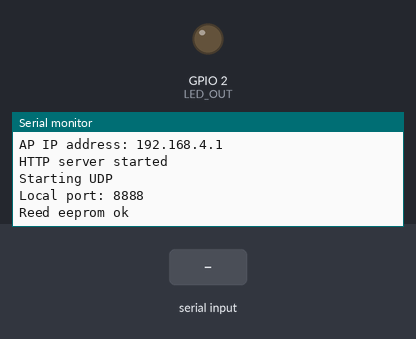
Simulated run of this program. Board: ESP32. Shown: output pins drawn as LEDs (lit = HIGH), the last lines printed to the serial monitor. Inputs (shaded band) come from the test bench. EEPROM starts erased.

Above: at 1.3 s.
1.4 s: "led,1\n" received over Serial
At 2.6 s:
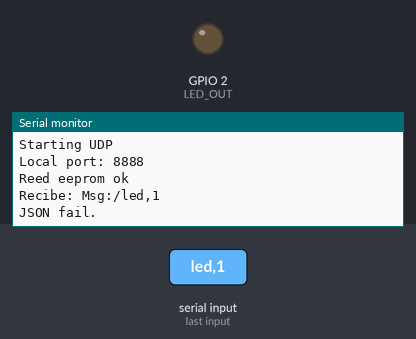
2.9 s: "Msg:/" received over Serial
At 4.0 s:
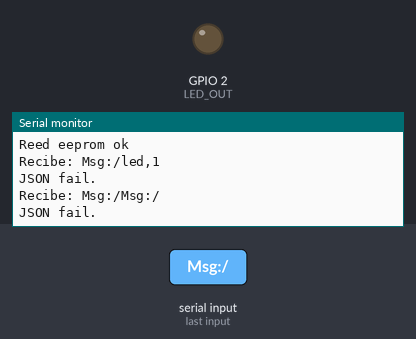
4.4 s: "/update" received over Serial
At 5.1 s:
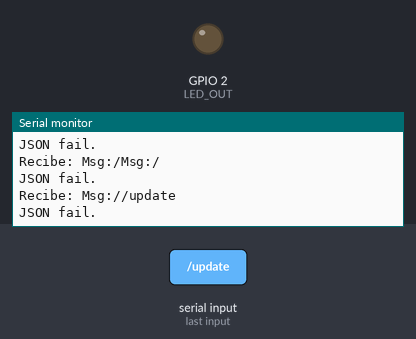

Measured:
- after the input at 1.4 s, the serial monitor: prints a new line at once (image 1)
- after the input at 2.9 s, the serial monitor: prints a new line at once (image 2)
- after the input at 4.4 s, the serial monitor: prints a new line at once (image 3)

The program:

main.cpp
```cpp
#include <Arduino.h>
#include <ArduinoJson.h>
#include <Splitter.h>

#include "variables.h"
#include "utilidad.h"
#include "Coneccion_data.h"
#include "Cliente_data.h"
#include "Eeprom_data.h"

bool comandos_rx();

void setup() {

pinMode(LED_OUT, OUTPUT);

  Serial.begin(DEBUGER);
  SerialAT.begin(RASP_BAUD_RATE, SERIAL_8N1, RASP_RX, RASP_TX);

  SerialAT.setTimeout(30); // TIME OUT
  Serial.setTimeout(30);   // TIME OUT

  Serial.print("Timeout AT: ");
  Serial.println(SerialAT.getTimeout()); // print the new value
  Serial.print("Timeout DEBUGER: ");
  Serial.println(Serial.getTimeout()); // print the new value

  Wifi_udp();
  begin_Eeprom();

}

void loop() {

  comandos_rx();
  cliente_udp();

}

bool comandos_rx()
{

  bool check;

  DynamicJsonDocument data_doc(2046);

  String comandos = "";

  if (Serial.available())
  {

    while (Serial.available())
    {

      String chat = Serial.readString();
      //String command = Serial.readStringUntil('\n');
      //Serial.println(chat);

      //if (chat != null)
      comandos = "Msg:/" + chat;
    }

    //Serial.println(comandos);

    if (comandos.indexOf("Msg:/") >= 0)
    {

      int pos1 = comandos.indexOf('{');
      int pos2 = comandos.indexOf('}');
      String JSON = comandos.substring(pos1, pos2 + 1);

      Serial.print("Recibe: ");
      Serial.println(JSON);

      //varibales contenedoras
      DeserializationError error = deserializeJson(data_doc, JSON);
      if (error)
      {

        Serial.println("JSON fail.");
        Serial.flush();
        check = false;
      }

      else
      {

        //serializeJsonPretty(data_doc, Serial);
        //serializeJson(data_doc, Serial);
        //Serial.println();

        int led = data_doc["Led"];

        if (led == 1){
          led_status = 1; digitalWrite(LED_OUT,1);
          valor++;

          Serial.printf("valor=%i&\n", valor);

        }
        else  { led_status = 0; digitalWrite(LED_OUT,0); }

        check = true;

      }

      //----------------------
      Serial.flush();
    }
  }

  return check;
}
```

Cliente_data.h
```cpp
long tiempo_boton;
String header;
int pos1 = 0, pos2 = 0;

void power_app(String header);

void cliente_udp(void)
{

   int cb = udp.parsePacket();
   if (!cb)
   {
   }
   else
   {

      int len = udp.read(packetBuffer, NTP_PACKET_SIZE);
      String header = (packetBuffer);
      String update = String(packetBuffer);

      //if (millis() > tiempo_boton + TIME_BOTON){

      if (!header.indexOf("/update") >= 0)
      {

         //Serial.println(packetBuffer);
         if (len > 0)
            packetBuffer[len] = 0;
         //Serial.println("IP/Puerto/Tamaño/Mensaje: ");
         //Serial.print(udp.remoteIP());
         //Serial.print("/");
         //Serial.print(udp.remotePort());
         //Serial.print("/");
         //Serial.print(cb);
         //Serial.print("/");
         //Serial.println(packetBuffer);
      }
      ///////////////////////////////////////////////////////////////////
     if (header.indexOf("update=") >= 0){
      pos1 = header.indexOf('=');
      pos2 = header.indexOf('&');
      String PX = header.substring(pos1+1, pos2);
      int posx = PX.toInt();

      int pos3 = header.indexOf('#');
      int pos4 = header.indexOf('$');
      String PY = header.substring(pos3+1, pos4);
      int posy = PY.toInt();

      Serial.printf("posx=%i&#%i$\n", posx, posy);
     }


      if (header.indexOf("led") >= 0)
      {

         if (led_status == 0)
         {

            led_status = 1;

            valor++;
            digitalWrite(LED_OUT,1);
            Serial.printf("valor=%i&\n", valor);
         }
         else
         {
            digitalWrite(LED_OUT,0);
            led_status = 0;
         }
      }
      power_app(header);

      ///////////////////////////////////////////////////////////////////

      // tiempo_boton = millis();
      //}
      //--------------------------------------------------------------------

      udp.beginPacket(udp.remoteIP(), udp.remotePort());

      udp.printf("%i;%i", power, led_status); //datos de power, pwm dia y pwm noche

      udp.endPacket();
   }

   memset(packetBuffer, 0, NTP_PACKET_SIZE); //clear the buffer to receive the next command
}

void power_app(String header)
{

   if (header.indexOf("/powerOff") >= 0)
   {

      power = 0;
   }

   if (header.indexOf("/powerOn") >= 0)
   {

      power = 1;
   }
}
```

Coneccion_data.h
```cpp
#include <WiFi.h>
#include <WiFiUdp.h>
#include <WiFiClient.h>

const byte led = 2;
long udp_test;

unsigned int localPort = 8888;  //Port from which we receive UDP packets
IPAddress myIP;

const int NTP_PACKET_SIZE = 48; // Buffer size for received packets
char packetBuffer[ NTP_PACKET_SIZE]; //Packet storage buffer

WiFiUDP udp;

void Wifi_udp (void){

  // We start operations with WIFI
  Serial.print("Configuring access point...");
  Serial.println(ssid);

  WiFi.mode(WIFI_OFF); //turn off WIFI
  WiFi.mode(WIFI_AP);  //Put WIFI In Access Point Mode
  WiFi.softAP(ssid, password,11,0); //Run the access point with the given ssid and password on channel 11 (do not interfere with others)

  myIP = WiFi.softAPIP();
  Serial.print("AP IP address: ");
  Serial.println(myIP);
  Serial.println("HTTP server started");
  Serial.println("Starting UDP");
  udp.begin(localPort); // initialize UDP
  Serial.print("Local port: ");
  Serial.println(localPort);
  udp_test = millis();

}
```

Eeprom_data.h
```cpp
#include "EEPROM.h"

void Write_EEPROM(void);
void Read_EEPROM(void);
void Clear_EEPROM(void);

void begin_Eeprom()
{

  EEPROM.begin(1023);

  //Clear_EEPROM();

  Read_EEPROM();
}

void Write_EEPROM(void)
{

  int address = 0;


  if (address == EEPROM.length())
    address = 0;
  Serial.println("eeprom put");

  EEPROM.commit();
}

void Read_EEPROM(void)
{

  int address = 0;


  Serial.println("Reed eeprom ok");
  delay(100);
}

void Clear_EEPROM(void)
{

  for (int x = 0; x < 1023; x++)
  {
    EEPROM.write(x, 0);
  }
  EEPROM.commit();
  delay(100);
}
```

utilidad.h
```cpp
const char *ssid = "cubo RGB";
const char *password = "123456789";

HardwareSerial SerialAT(1);

#define Serial Serial
#define SerialAT Serial1

#define RASP_TX 17
#define RASP_RX 16
#define RASP_BAUD_RATE 115200
#define DEBUGER 115200
#define null 0

// Controlador
#define LED_OUT 2
```

variables.h
```cpp
int valor = 0;
int power = 1;
int led_status;
```
